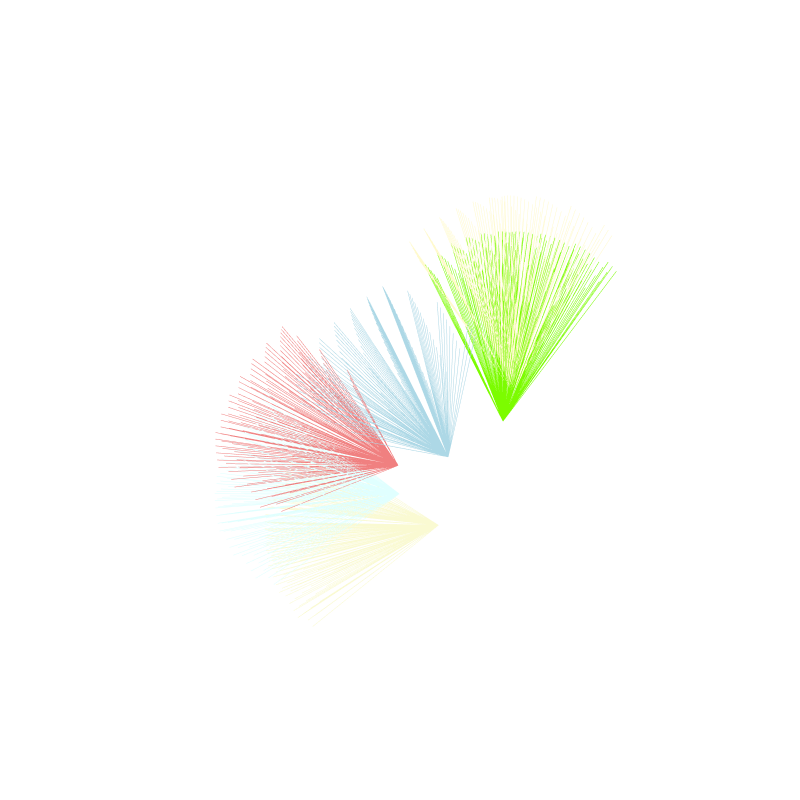

The notebook cell this image was saved under:
### Code cell
fig = slam.go.Figure()
positions = df['pos'].unique()
colors = list(slam.mcolors.CSS4_COLORS.values())[65:][:len(positions)]
for i, pos in enumerate(positions):
    for dir in df[df['pos'] == pos]['dir'][::2000]:
        try:
            trace = slam.go.Scatter3d(
                x=[pos[0], pos[0] + dir[0]],
                y=[pos[1], pos[1] + dir[1]],
                z=[pos[2], pos[2] + dir[2]],
                mode='lines',
                line=dict(color=colors[i], width=1)
            )

            fig.add_trace(trace)
        except:
            print(pos, dir)
fig.update_layout(
    scene=dict(
        aspectmode='data',
        bgcolor='rgba(0,0,0,0)',
        xaxis=dict(gridcolor='white', showbackground=False, color='white'),
        yaxis=dict(gridcolor='white', showbackground=False, color='white'),
        zaxis=dict(gridcolor='white', showbackground=False, color='white')
    ),
    showlegend=False,
    paper_bgcolor='rgba(0,0,0,0)'
)
fig.update_layout(
    width=800,
    height=800
)

fig.show()
